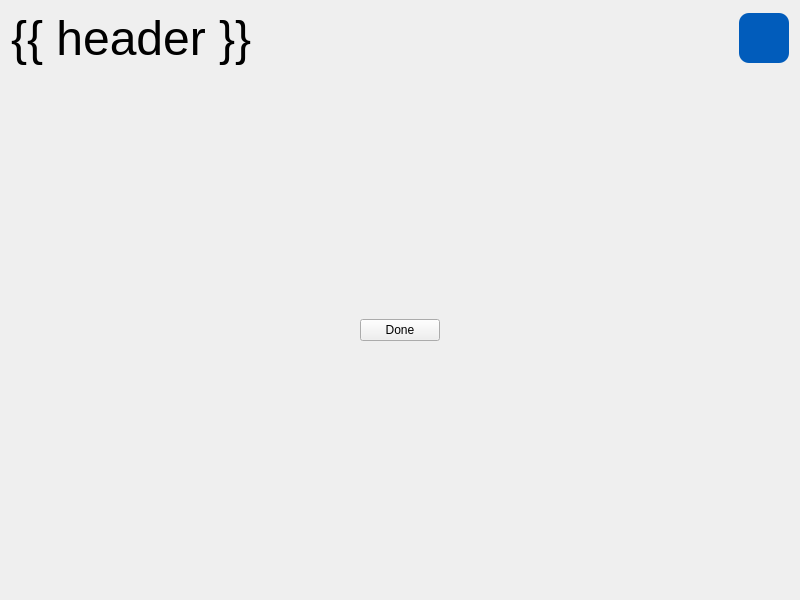
<?xml version="1.0" encoding="UTF-8"?>
<ui version="4.0">
 <class>TaskPage</class>
 <widget class="QWidget" name="TaskPage">
  <property name="geometry">
   <rect>
    <x>0</x>
    <y>0</y>
    <width>800</width>
    <height>600</height>
   </rect>
  </property>
  <property name="sizePolicy">
   <sizepolicy hsizetype="Expanding" vsizetype="Expanding">
    <horstretch>0</horstretch>
    <verstretch>0</verstretch>
   </sizepolicy>
  </property>
  <property name="maximumSize">
   <size>
    <width>3840</width>
    <height>2160</height>
   </size>
  </property>
  <property name="windowTitle">
   <string>{{ header}}</string>
  </property>
  <layout class="QVBoxLayout" name="verticalLayout">
   <item>
    <layout class="QHBoxLayout" name="header">
     <property name="sizeConstraint">
      <enum>QLayout::SizeConstraint::SetMaximumSize</enum>
     </property>
     <item>
      <widget class="QLabel" name="title">
       <property name="maximumSize">
        <size>
         <width>16777215</width>
         <height>100</height>
        </size>
       </property>
       <property name="font">
        <font>
         <family>Arial</family>
         <pointsize>36</pointsize>
        </font>
       </property>
       <property name="text">
        <string>{{ header }}</string>
       </property>
      </widget>
     </item>
     <item>
      <spacer name="horizontal_spacer">
       <property name="orientation">
        <enum>Qt::Orientation::Horizontal</enum>
       </property>
       <property name="sizeHint" stdset="0">
        <size>
         <width>40</width>
         <height>20</height>
        </size>
       </property>
      </spacer>
     </item>
     <item>
      <widget class="QPushButton" name="info_button">
       <property name="minimumSize">
        <size>
         <width>50</width>
         <height>50</height>
        </size>
       </property>
       <property name="maximumSize">
        <size>
         <width>50</width>
         <height>50</height>
        </size>
       </property>
       <property name="styleSheet">
        <string notr="true">QPushButton {
                                    color: rgb(255, 255, 255);
                                    background-color: rgb(1, 92, 187);
                                    border: 1px;
                                    border-radius: 10px;
                                    }

                                    QPushButton:hover {
                                    color: rgb(220,221,229);
                                    background-color: rgb(37, 150, 190);
                                    }

                                    QPushButton:pressed {
                                    color: rgb(220,221,229);
                                    background-color: rgb(37, 150, 190);
                                    }</string>
       </property>
       <property name="text">
        <string/>
       </property>
       <property name="icon">
        <iconset theme="QIcon::ThemeIcon::DialogInformation"/>
       </property>
       <property name="iconSize">
        <size>
         <width>40</width>
         <height>40</height>
        </size>
       </property>
      </widget>
     </item>
    </layout>
   </item>
   <item>
    <layout class="QVBoxLayout" name="body" stretch="1">
     <property name="sizeConstraint">
      <enum>QLayout::SizeConstraint::SetMaximumSize</enum>
     </property>
     <item alignment="Qt::AlignmentFlag::AlignHCenter|Qt::AlignmentFlag::AlignVCenter">
      <widget class="QPushButton" name="done_button">
       <property name="sizePolicy">
        <sizepolicy hsizetype="Fixed" vsizetype="Fixed">
         <horstretch>0</horstretch>
         <verstretch>0</verstretch>
        </sizepolicy>
       </property>
       <property name="text">
        <string>Done</string>
       </property>
       <property name="checkable">
        <bool>false</bool>
       </property>
      </widget>
     </item>
    </layout>
   </item>
  </layout>
 </widget>
 <resources/>
 <connections/>
</ui>
